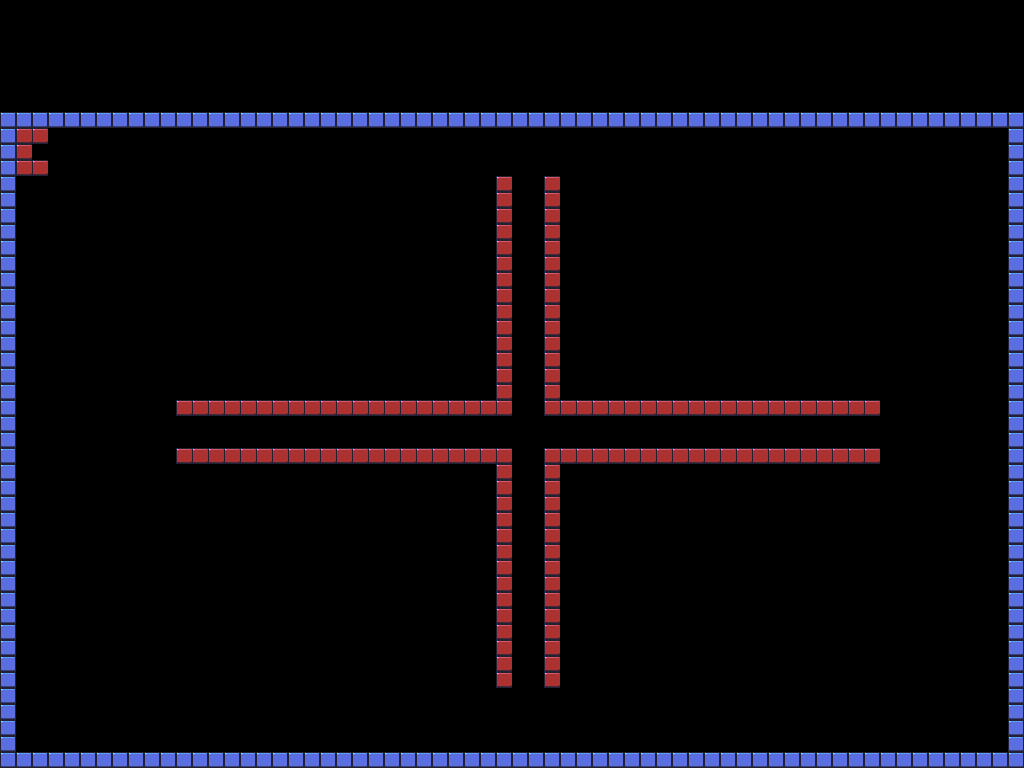

This is a level from a 2D game, rendered from its Tiled map with the project's own tilesets. A one-line summary and the map file follow, with tile-layer data summarised:
An orthogonal 64x48 tile map with 16x16 px tiles, 1 tile layer (wall), 2 tilesets and 48 objects (35x enemy, 12x solid, ball).

<map version="1.4" tiledversion="1.4.1" orientation="orthogonal" renderorder="right-down" width="64" height="48" tilewidth="16" tileheight="16" infinite="0" nextlayerid="14" nextobjectid="231">
 <tileset firstgid="1" name="more_breakout_pieces" tilewidth="16" tileheight="16" tilecount="4000" columns="80">
  <image source="more_breakout_pieces.png" width="1280" height="800" />
 </tileset>
 <tileset firstgid="4001" name="sphere" tilewidth="32" tileheight="32" tilecount="1" columns="1">
  <image source="sphere.png" width="32" height="32" />
 </tileset>
 <objectgroup id="8" name="collision" locked="1">
  <object id="18" name="solid" x="0" y="112" width="1024" height="16" />
  <object id="19" name="solid" x="0" y="127" width="16" height="641" />
  <object id="20" name="solid" x="15" y="752" width="1009" height="16" />
  <object id="21" name="solid" x="1008" y="127" width="16" height="626" />
  <object id="22" name="solid" x="496" y="176" width="16" height="240" />
  <object id="23" name="solid" x="560" y="400" width="320" height="16" />
  <object id="26" name="solid" x="176" y="448" width="320" height="16" />
  <object id="27" name="solid" x="496" y="448" width="16" height="240" />
  <object id="28" name="solid" x="544" y="176" width="16" height="240" />
  <object id="29" name="solid" x="544" y="448" width="16" height="240" />
  <object id="30" name="solid" x="176" y="400" width="320" height="16" />
  <object id="31" name="solid" x="560" y="448" width="320" height="16" />
 </objectgroup>
 <objectgroup id="10" name="sphere" locked="1">
  <object id="194" name="enemy" gid="4001" x="512" y="224" width="32" height="32" />
  <object id="195" name="enemy" gid="4001" x="512" y="256" width="32" height="32" />
  <object id="196" name="enemy" gid="4001" x="512" y="288" width="32" height="32" />
  <object id="197" name="enemy" gid="4001" x="512" y="320" width="32" height="32" />
  <object id="198" name="enemy" gid="4001" x="512" y="352" width="32" height="32" />
  <object id="199" name="enemy" gid="4001" x="512" y="384" width="32" height="32" />
  <object id="200" name="enemy" gid="4001" x="512" y="416" width="32" height="32" />
  <object id="201" name="enemy" gid="4001" x="512" y="448" width="32" height="32" />
  <object id="202" name="enemy" gid="4001" x="512" y="480" width="32" height="32" />
  <object id="204" name="enemy" gid="4001" x="512" y="512" width="32" height="32" />
  <object id="205" name="enemy" gid="4001" x="512" y="544" width="32" height="32" />
  <object id="206" name="enemy" gid="4001" x="512" y="576" width="32" height="32" />
  <object id="207" name="enemy" gid="4001" x="512" y="608" width="32" height="32" />
  <object id="208" name="enemy" gid="4001" x="512" y="640" width="32" height="32" />
  <object id="209" name="enemy" gid="4001" x="512" y="672" width="32" height="32" />
  <object id="210" name="enemy" gid="4001" x="192" y="448" width="32" height="32" />
  <object id="211" name="enemy" gid="4001" x="224" y="448" width="32" height="32" />
  <object id="212" name="enemy" gid="4001" x="256" y="448" width="32" height="32" />
  <object id="213" name="enemy" gid="4001" x="288" y="448" width="32" height="32" />
  <object id="214" name="enemy" gid="4001" x="320" y="448" width="32" height="32" />
  <object id="215" name="enemy" gid="4001" x="352" y="448" width="32" height="32" />
  <object id="216" name="enemy" gid="4001" x="384" y="448" width="32" height="32" />
  <object id="217" name="enemy" gid="4001" x="416" y="448" width="32" height="32" />
  <object id="218" name="enemy" gid="4001" x="448" y="448" width="32" height="32" />
  <object id="219" name="enemy" gid="4001" x="480" y="448" width="32" height="32" />
  <object id="220" name="enemy" gid="4001" x="544" y="448" width="32" height="32" />
  <object id="221" name="enemy" gid="4001" x="576" y="448" width="32" height="32" />
  <object id="222" name="enemy" gid="4001" x="608" y="448" width="32" height="32" />
  <object id="223" name="enemy" gid="4001" x="640" y="448" width="32" height="32" />
  <object id="224" name="enemy" gid="4001" x="672" y="448" width="32" height="32" />
  <object id="225" name="enemy" gid="4001" x="704" y="448" width="32" height="32" />
  <object id="227" name="enemy" gid="4001" x="736" y="448" width="32" height="32" />
  <object id="228" name="enemy" gid="4001" x="768" y="448" width="32" height="32" />
  <object id="229" name="enemy" gid="4001" x="800" y="448" width="32" height="32" />
  <object id="230" name="enemy" gid="4001" x="832" y="448" width="32" height="32" />
 </objectgroup>
 <objectgroup id="11" name="ball" locked="1">
  <object id="92" name="ball" gid="666" x="32" y="160" />
 </objectgroup>
 <layer id="1" name="wall" width="64" height="48" locked="1">
  <data>[3072 cells, 351 non-empty, 2 distinct tile ids]</data>
 </layer>
</map>